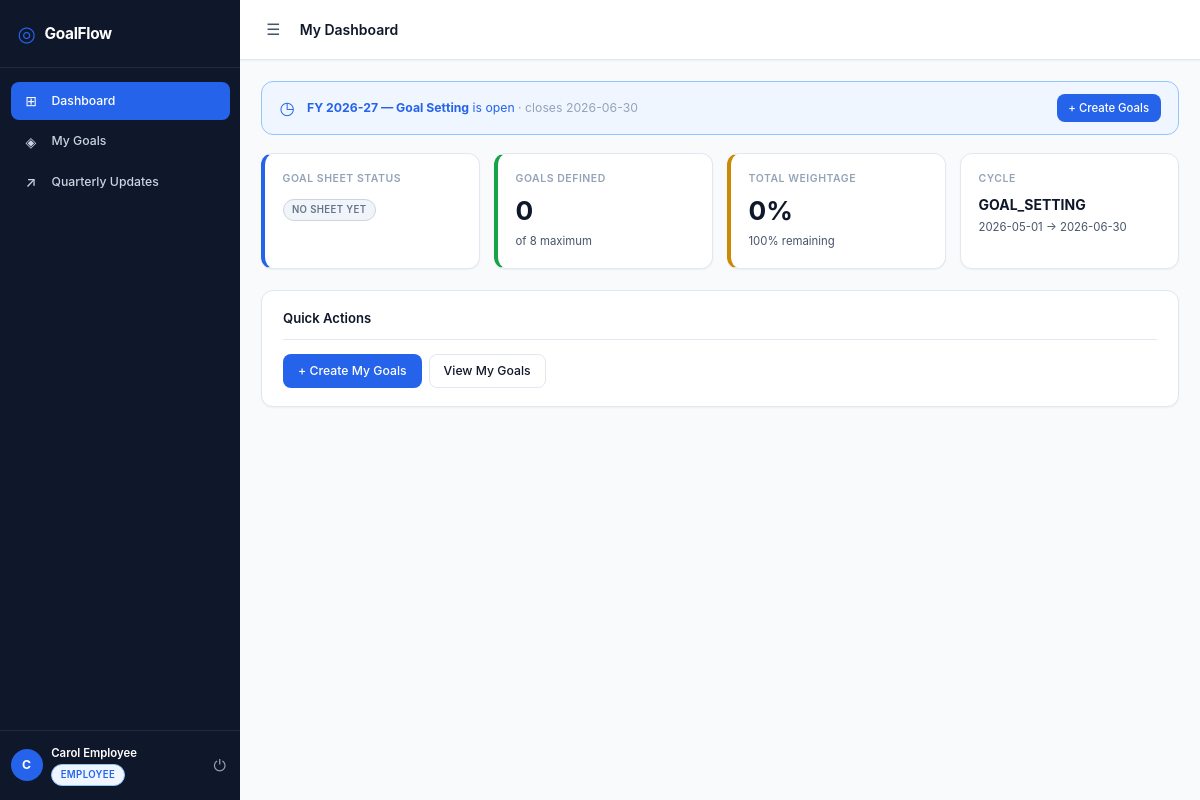
Before: /employee/dashboard (signed in) with the older database file.
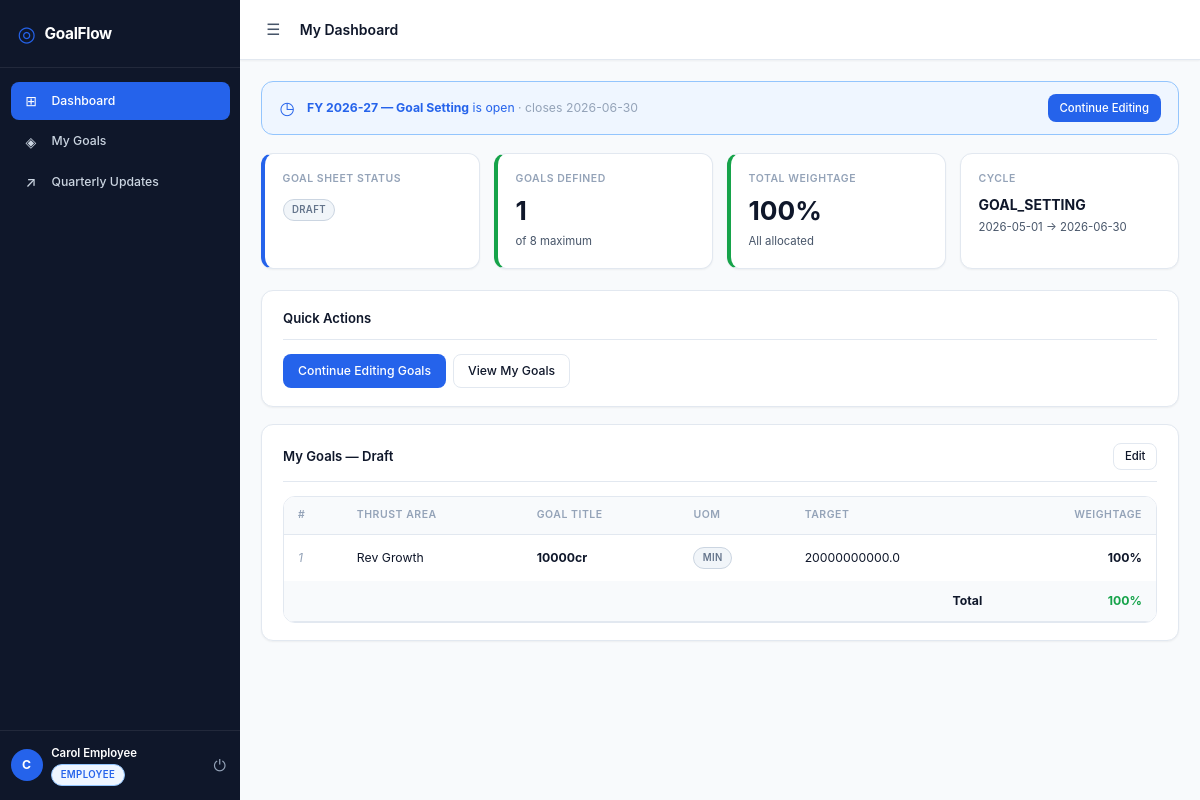
After: the same page with the newer database file.
### app/models.py (models this page shows)
class User(Base):
    __tablename__ = "users"
    id         = Column(Integer, primary_key=True, index=True)
    name       = Column(Text, nullable=False)
    email      = Column(Text, unique=True, nullable=False, index=True)
    password_hash = Column(Text, nullable=False)
    role       = Column(Text, nullable=False)        # employee | manager | admin
    manager_id = Column(Integer, ForeignKey("users.id"), nullable=True)
    department = Column(Text, nullable=True)
    is_active  = Column(Boolean, default=True)
    created_at = Column(DateTime, default=datetime.utcnow)
    manager        = relationship("User", remote_side=[id], backref="direct_reports")
    goal_sheets    = relationship("GoalSheet", back_populates="employee",
                                  foreign_keys="GoalSheet.employee_id")
    approved_sheets = relationship("GoalSheet", back_populates="approver",
                                   foreign_keys="GoalSheet.approved_by")
    audit_logs     = relationship("AuditLog", back_populates="changed_by_user",
                                  foreign_keys="AuditLog.changed_by")

class Cycle(Base):
    __tablename__ = "cycles"
    id         = Column(Integer, primary_key=True, index=True)
    name       = Column(Text, nullable=False)
    type       = Column(Text, nullable=False)
    start_date = Column(Text, nullable=False)   # ISO date string YYYY-MM-DD
    end_date   = Column(Text, nullable=False)
    is_active  = Column(Boolean, default=False)
    created_by = Column(Integer, ForeignKey("users.id"), nullable=True)
    goal_sheets          = relationship("GoalSheet", back_populates="cycle")
    achievement_updates  = relationship("AchievementUpdate", back_populates="cycle")
    check_ins            = relationship("CheckIn", back_populates="cycle")

class GoalSheet(Base):
    __tablename__ = "goal_sheets"
    id          = Column(Integer, primary_key=True, index=True)
    employee_id = Column(Integer, ForeignKey("users.id"), nullable=False)
    cycle_id    = Column(Integer, ForeignKey("cycles.id"), nullable=False)
    status      = Column(Text, nullable=False, default="draft")
    submitted_at = Column(DateTime, nullable=True)
    approved_at  = Column(DateTime, nullable=True)
    approved_by  = Column(Integer, ForeignKey("users.id"), nullable=True)
    locked_at    = Column(DateTime, nullable=True)
    is_unlocked  = Column(Boolean, default=False)
    unlock_reason = Column(Text, nullable=True)
    unlocked_by  = Column(Integer, ForeignKey("users.id"), nullable=True)
    unlocked_at  = Column(DateTime, nullable=True)
    created_at   = Column(DateTime, default=datetime.utcnow)
    employee  = relationship("User", back_populates="goal_sheets",
                             foreign_keys=[employee_id])
    approver  = relationship("User", back_populates="approved_sheets",
                             foreign_keys=[approved_by])
    unlocker  = relationship("User", foreign_keys=[unlocked_by])
    cycle     = relationship("Cycle", back_populates="goal_sheets")
    goals     = relationship("Goal", back_populates="goal_sheet",
                             cascade="all, delete-orphan")
    check_ins = relationship("CheckIn", back_populates="goal_sheet")

class Goal(Base):
    __tablename__ = "goals"
    id            = Column(Integer, primary_key=True, index=True)
    goal_sheet_id = Column(Integer, ForeignKey("goal_sheets.id"), nullable=False)
    thrust_area   = Column(Text, nullable=False)
    title         = Column(Text, nullable=False)
    description   = Column(Text, nullable=True)
    uom_type      = Column(Text, nullable=False)
    target_value  = Column(Float, nullable=False)
    weightage     = Column(Float, nullable=False)
    is_shared     = Column(Boolean, default=False)
    primary_owner_id = Column(Integer, ForeignKey("users.id"), nullable=True)
    created_at    = Column(DateTime, default=datetime.utcnow)
    goal_sheet    = relationship("GoalSheet", back_populates="goals")
    primary_owner = relationship("User", foreign_keys=[primary_owner_id])
    achievement_updates = relationship("AchievementUpdate", back_populates="goal",
                                       cascade="all, delete-orphan")
    shared_as_master = relationship("SharedGoal",
                                    foreign_keys="SharedGoal.master_goal_id",
                                    back_populates="master_goal")
    shared_as_linked = relationship("SharedGoal",
                                    foreign_keys="SharedGoal.linked_goal_id",
                                    back_populates="linked_goal")

### app/routers/employee.py (the view)
@router.get("/dashboard", response_class=HTMLResponse)
def employee_dashboard(
    request: Request,
    flash_success: str = None,
    flash_error: str = None,
    current_user: User = Depends(require_employee),
    db: Session = Depends(get_db),
):
    cycle  = _active_goal_setting_cycle(db)
    sheet  = _sheet_for_user(db, current_user)
    goals  = sheet.goals if sheet else []
    total_w = sum(g.weightage for g in goals)
    return templates.TemplateResponse("employee/dashboard.html", {
        "request":       request,
        "user":          current_user,
        "cycle":         cycle,
        "sheet":         sheet,
        "goal_count":    len(goals),
        "total_weight":  total_w,
        "flash_success": flash_success,
        "flash_error":   flash_error,
    })

### templates/employee/dashboard.html (shortened to what this page needs)
{% extends "base.html" %}
{% block page_title %}My Dashboard{% endblock %}
{% block content %}
{% if cycle %}
  <div class="cycle-banner cycle-banner-active">
    <span class="cycle-banner-icon">◷</span>
    <div>
      <strong>{{ cycle.name }}</strong> is open
      <span class="text-muted"> · closes {{ cycle.end_date }}</span>
    </div>
    {% if not sheet or sheet.status == "draft" %}
      <a href="/employee/goals/wizard" class="btn btn-primary btn-sm" style="margin-left:auto">
        {% if not sheet or not sheet.goals %}+ Create Goals{% else %}Continue Editing{% endif %}
      </a>
    {% endif %}
  </div>
{% else %}
  <div class="cycle-banner cycle-banner-closed">
    <span class="cycle-banner-icon">⊘</span>
    <span>No active goal-setting cycle. Contact your HR Admin.</span>
  </div>
{% endif %}
<div class="stats-grid">
  <div class="stat-card stat-blue">
    <div class="stat-label">Goal Sheet Status</div>
    <div class="stat-value" style="font-size:1.25rem;margin-top:.5rem">
      {% if sheet %}
        <span class="badge badge-{{ sheet.status }}">{{ sheet.status | capitalize }}</span>
      {% else %}
        <span class="badge badge-draft">No Sheet Yet</span>
      {% endif %}
    </div>
  </div>
  <div class="stat-card stat-green">
    <div class="stat-label">Goals Defined</div>
    <div class="stat-value">{{ goal_count }}</div>
    <div class="stat-sub">of 8 maximum</div>
  </div>
  <div class="stat-card {% if total_weight == 100 %}stat-green{% elif total_weight > 100 %}stat-red{% else %}stat-yellow{% endif %}">
    <div class="stat-label">Total Weightage</div>
    <div class="stat-value">{{ "%.0f"|format(total_weight) }}%</div>
    <div class="stat-sub">
      {% if total_weight == 100 %}All allocated{% elif total_weight > 100 %}Over-allocated!{% else %}{{ "%.0f"|format(100 - total_weight) }}% remaining{% endif %}
    </div>
  </div>
  <div class="stat-card">
    <div class="stat-label">Cycle</div>
    <div class="stat-value" style="font-size:1rem;margin-top:.5rem">
      {% if cycle %}{{ cycle.type | upper }}{% else %}—{% endif %}
    </div>
    <div class="stat-sub">{% if cycle %}{{ cycle.start_date }} → {{ cycle.end_date }}{% else %}No active cycle{% endif %}</div>
  </div>
</div>
<div class="card">
  <div class="card-header">
    <span class="card-title">Quick Actions</span>
  </div>
  <div class="btn-group">
    {% if sheet and sheet.status == "submitted" %}
      <span class="flash flash-info" style="margin:0;flex:1">
        ✓ Your goal sheet has been submitted and is awaiting manager approval.
      </span>
    {% elif sheet and sheet.status == "approved" %}
      <span class="flash flash-success" style="margin:0;flex:1">
        ✓ Your goal sheet has been approved and locked.
      </span>
    {% elif sheet and sheet.status == "returned" %}
      <span class="flash flash-error" style="margin:0;flex:1">
        ✕ Your goal sheet was returned for revision. Please review and resubmit.
      </span>
      <a href="/employee/goals/wizard" class="btn btn-primary">Edit &amp; Resubmit</a>
    {% else %}
      {% if cycle %}
        <a href="/employee/goals/wizard" class="btn btn-primary">
          {% if goal_count == 0 %}+ Create My Goals{% else %}Continue Editing Goals{% endif %}
        </a>
      {% endif %}
    {% endif %}
    <a href="/employee/goals" class="btn btn-secondary">View My Goals</a>
  </div>
</div>
{% if sheet and sheet.goals %}
<div class="card">
  <div class="card-header">
    <span class="card-title">My Goals — {{ sheet.status | capitalize }}</span>
    {% if sheet.status in ["draft", "returned"] %}
      <a href="/employee/goals/wizard" class="btn btn-secondary btn-sm">Edit</a>
    {% endif %}
  </div>
  <div class="table-wrapper">
    <table>
      <thead>
        <tr>
          <th>#</th>
          <th>Thrust Area</th>
          <th>Goal Title</th>
          <th>UoM</th>
          <th>Target</th>
          <th style="text-align:right">Weightage</th>
        </tr>
      </thead>
      <tbody>
        {% for g in sheet.goals %}
        <tr>
          <td class="text-muted">{{ loop.index }}</td>
          <td>{{ g.thrust_area }}</td>
          <td><strong>{{ g.title }}</strong></td>
          <td><span class="badge badge-draft">{{ g.uom_type | upper }}</span></td>
          <td>{{ g.target_value }}</td>
          <td style="text-align:right"><strong>{{ "%.0f"|format(g.weightage) }}%</strong></td>
        </tr>
        {% endfor %}
      </tbody>
      <tfoot>
        <tr style="background:var(--bg-page)">
          <td colspan="5" style="font-weight:700;text-align:right;padding:.75rem 1rem">Total</td>
          <td style="text-align:right;font-weight:700;padding:.75rem 1rem;
              color:{% if total_weight == 100 %}var(--green){% elif total_weight > 100 %}var(--red){% else %}var(--yellow){% endif %}">
            {{ "%.0f"|format(total_weight) }}%
          </td>
        </tr>
      </tfoot>
    </table>
  </div>
</div>
{% endif %}
{% endblock %}

### templates/base.html (shortened to what this page needs)
<!DOCTYPE html>
<html lang="en">
<head>
  <link rel="stylesheet" href="/static/css/styles.css" />
</head>
<body>
{% if user is defined and user %}
<aside class="sidebar" id="sidebar">
  <div class="sidebar-brand">
    <span class="brand-icon">◎</span>
    <span class="brand-name">GoalFlow</span>
  </div>
  <nav class="sidebar-nav">
    {% if user.role == "employee" %}
      <a href="/employee/dashboard"  class="nav-item {% if request.url.path == '/employee/dashboard' %}active{% endif %}">
        <span class="nav-icon">⊞</span> Dashboard
      </a>
      <a href="/employee/goals"      class="nav-item {% if '/employee/goals' in request.url.path %}active{% endif %}">
        <span class="nav-icon">◈</span> My Goals
      </a>
      <a href="/employee/updates"    class="nav-item {% if '/employee/updates' in request.url.path %}active{% endif %}">
        <span class="nav-icon">↗</span> Quarterly Updates
      </a>
    {% endif %}
  </nav>
  <div class="sidebar-footer">
    <div class="user-chip">
      <div class="user-avatar">{{ user.name[0].upper() }}</div>
      <div class="user-info">
        <span class="user-name">{{ user.name }}</span>
        <span class="user-role badge badge-{{ user.role }}">{{ user.role | capitalize }}</span>
      </div>
    </div>
    <a href="/logout" class="logout-btn" title="Sign out">⏻</a>
  </div>
</aside>
{% endif %}
<main class="main-content {% if not (user is defined and user) %}full-width{% endif %}">
  {% if user is defined and user %}
  <header class="topbar">
    <button class="sidebar-toggle" onclick="toggleSidebar()" title="Toggle sidebar">☰</button>
    <h1 class="page-title">{% block page_title %}{% endblock %}</h1>
  </header>
  {% endif %}
  <div class="page-body">
    {% block content %}{% endblock %}
  </div>
</main>
</body>
</html>

Changed rows visible on the page:
added GoalSheet: status "DRAFT", status "Draft"
added Goal: thrust_area "Rev Growth", title "10000cr", uom_type "MIN", target_value "20000000000.0", weightage "100"
Other visible differences:
{{ goal_count }}: "0" → "1"
{{ "%.0f"|format(total_weight) }}: "0" → "100"
{{ "%.0f"|format(total_weight) }}: (not shown) → "100"
{{ "%.0f"|format(100 - total_weight) }}: "100" → (not shown)
text no longer shown: "+ Create Goals NO SHEET YET % remaining + Create My Goals"
text now shown: "Continue Editing All allocated Continue Editing Goals My Goals — Edit # THRUST AREA GOAL TITLE UOM TARGET WEIGHTAGE Total %"
